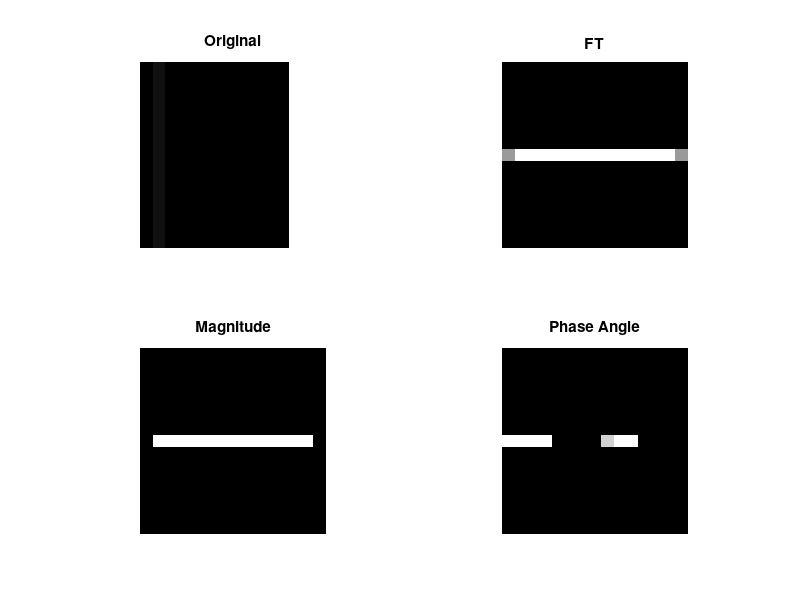

The MATLAB source for this figure:
%q2a

clear
clc
clf

%1-D filter
h1 = (1/15)*ones(15,1); 

%if h separable, then h(n1,n2) = h1h2 = h1(n1)h2(n2)
%if h is matrix, h2 must be the transpose, in this case array defined by (1,15)
h2=zeros(1,15);
h2(1,15)=15;
h2(1,14)=30;
h2(1,13)=15;
h2(1,2)=1;

%impulse response is then h(n1,n2) separable: with N1+N2 degrees of freedom
h=h1*h2;


ft=fftshift(fft2(h));
z=log( abs(ft) );
p=angle(ft);

subplot(2,2,1);
imshow(h);
title('Original');

subplot(2,2,2);
imshow(abs(ft));
title('FT');

subplot(2,2,3);
imshow(z);
title('Magnitude');

subplot(2,2,4);
imshow(p);
title('Phase Angle');

%saveas(gcf,'q2a.png')